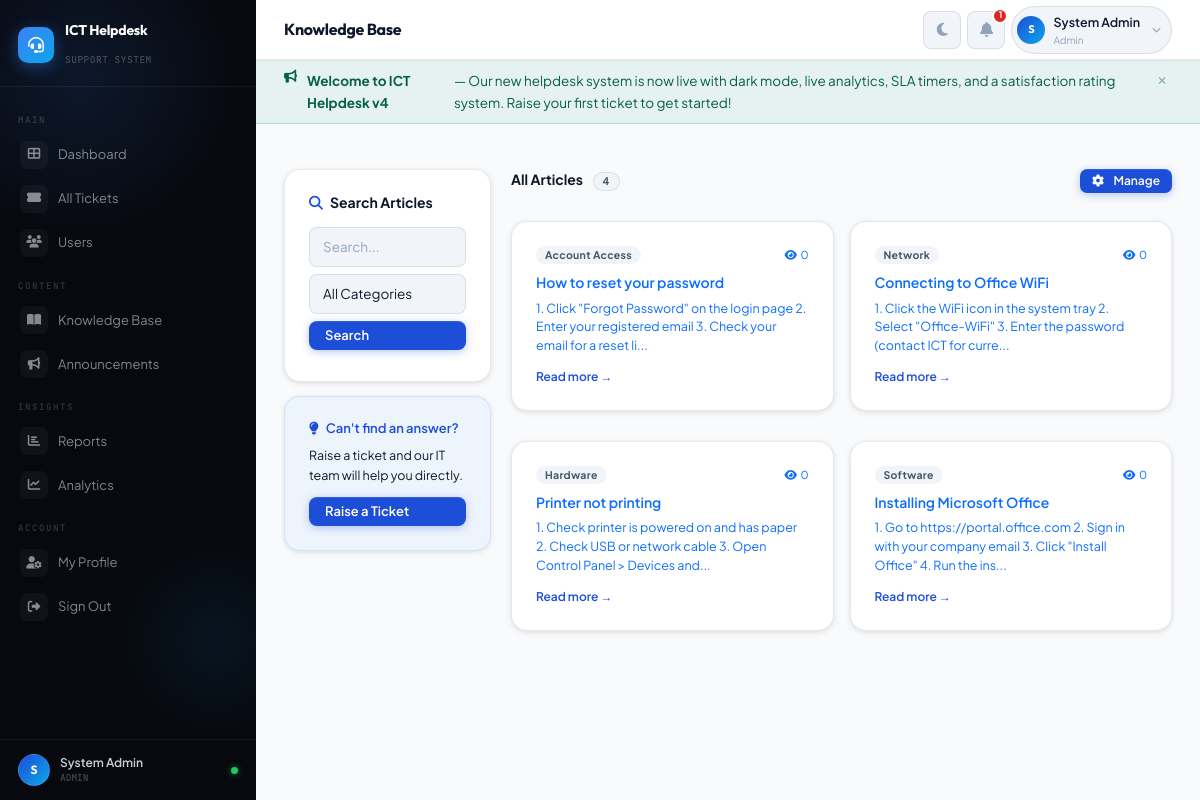
Page /helpdesk/knowledge/index.php (signed in) on the committed database.
### tables this page shows
CREATE TABLE IF NOT EXISTS announcements (
    id INT AUTO_INCREMENT PRIMARY KEY,
    title VARCHAR(200) NOT NULL,
    message TEXT NOT NULL,
    type ENUM('info','warning','success','danger') DEFAULT 'info',
    admin_id INT,
    expires_at DATE,
    created_at TIMESTAMP DEFAULT CURRENT_TIMESTAMP,
    FOREIGN KEY (admin_id) REFERENCES users(id) ON DELETE SET NULL
);

CREATE TABLE IF NOT EXISTS users (
    id INT AUTO_INCREMENT PRIMARY KEY,
    full_name VARCHAR(100) NOT NULL,
    email VARCHAR(100) NOT NULL UNIQUE,
    password VARCHAR(255) NOT NULL,
    role ENUM('user','staff','admin') DEFAULT 'user',
    status ENUM('pending','active','suspended') DEFAULT 'active',
    department VARCHAR(100),
    phone VARCHAR(20),
    approved_by INT NULL,
    approved_at DATETIME NULL,
    created_at TIMESTAMP DEFAULT CURRENT_TIMESTAMP
);

CREATE TABLE IF NOT EXISTS knowledge_base (
    id INT AUTO_INCREMENT PRIMARY KEY,
    title VARCHAR(200) NOT NULL,
    content TEXT NOT NULL,
    category VARCHAR(100) DEFAULT 'General',
    views INT DEFAULT 0,
    created_by INT,
    created_at TIMESTAMP DEFAULT CURRENT_TIMESTAMP,
    updated_at TIMESTAMP DEFAULT CURRENT_TIMESTAMP ON UPDATE CURRENT_TIMESTAMP,
    FOREIGN KEY (created_by) REFERENCES users(id) ON DELETE SET NULL
);

### helpdesk/includes/auth.php (called while the page is built, shortened)
<?php
function currentUser() {
    return ['id'=>$_SESSION['user_id'],'name'=>$_SESSION['full_name'],'email'=>$_SESSION['email'],'role'=>$_SESSION['role']];
}

### helpdesk/includes/functions.php (called while the page is built, shortened)
<?php
function clean($data) { return htmlspecialchars(strip_tags(trim($data))); }
function getAnnouncements($conn) {
    $r = mysqli_query($conn, "SELECT a.*, u.full_name FROM announcements a LEFT JOIN users u ON a.admin_id=u.id WHERE (expires_at IS NULL OR expires_at >= CURDATE()) ORDER BY a.created_at DESC LIMIT 5");
    return $r ? mysqli_fetch_all($r, MYSQLI_ASSOC) : [];
}

### helpdesk/knowledge/index.php (the view, shortened to what this page needs)
<?php
require_once '../includes/db.php';
require_once '../includes/auth.php';
require_once '../includes/functions.php';
$pageTitle='Knowledge Base';
$search=clean($_GET['search']??''); $cat=clean($_GET['category']??'');
$where=[]; if($search) $where[]="(title LIKE '%$search%' OR content LIKE '%$search%')"; if($cat) $where[]="category='$cat'";
$wSQL=$where?'WHERE '.implode(' AND ',$where):'';
$result=mysqli_query($conn,"SELECT * FROM knowledge_base $wSQL ORDER BY views DESC,created_at DESC");
$articles=mysqli_fetch_all($result,MYSQLI_ASSOC);
include '../includes/header.php';
?>
<div class="row g-4">
<div class="col-lg-3">
<div class="form-card mb-3 animate-in">
    <h6 style="font-weight:700;margin-bottom:16px;"><i class="fas fa-search me-2" style="color:var(--primary);"></i>Search Articles</h6>
    <form method="GET">
        <input type="text" name="search" class="form-control mb-2" placeholder="Search..." value="<?=htmlspecialchars($search)?>">
        <select name="category" class="form-select mb-2"><option value="">All Categories</option></select>
        <button type="submit" class="btn btn-primary w-100 mb-2">Search</button>
    </form>
</div>
<div class="form-card animate-in delay-1" style="background:rgba(59,130,246,0.05);border-color:rgba(59,130,246,0.15);">
    <h6 style="font-size:13px;font-weight:600;color:var(--primary);margin-bottom:8px;"><i class="fas fa-lightbulb me-2"></i>Can't find an answer?</h6>
    <p style="font-size:12.5px;color:var(--muted);margin-bottom:12px;">Raise a ticket and our IT team will help you directly.</p>
    <a href="../tickets/create.php" class="btn btn-primary w-100">Raise a Ticket</a>
</div>
</div>
<div class="col-lg-9">
    <div class="d-flex justify-content-between align-items-center mb-3">
        <h6 style="font-weight:700;margin:0;"><?=$search?"Results for \"$search\"":'All Articles'?> <span class="badge bg-secondary ms-2"><?=count($articles)?></span></h6>
        <?php if(currentUser()['role']==='admin'): ?><a href="manage.php" class="btn btn-sm btn-primary"><i class="fas fa-cog me-1"></i>Manage</a><?php endif; ?>
    </div>
    <?php if(empty($articles)): ?>
    <div style="text-align:center;padding:60px;color:var(--muted);"><i class="fas fa-book-open" style="font-size:40px;display:block;margin-bottom:12px;opacity:0.3;"></i>No articles found.</div>
    <?php else: ?>
    <div class="row g-3">
    <?php foreach($articles as $i=>$a): ?>
    <div class="col-md-6">
        <a href="view.php?id=<?=$a['id']?>" style="text-decoration:none;">
        <div class="form-card animate-in" style="height:100%;transition:transform 0.2s,box-shadow 0.2s;cursor:pointer;animation-delay:<?=$i*0.06?>s;" onmouseover="this.style.transform='translateY(-4px)';this.style.boxShadow='0 8px 30px rgba(0,0,0,0.12)';" onmouseout="this.style.transform='';this.style.boxShadow='';">
            <div style="display:flex;justify-content:space-between;margin-bottom:10px;"><span class="badge bg-light"><?=htmlspecialchars($a['category'])?></span><span style="font-size:11px;color:var(--muted);"><i class="fas fa-eye me-1"></i><?=$a['views']?></span></div>
            <h6 style="font-weight:600;font-size:14px;margin-bottom:8px;"><?=htmlspecialchars($a['title'])?></h6>
            <p style="font-size:12.5px;color:var(--muted);margin:0;line-height:1.5;"><?=htmlspecialchars(substr($a['content'],0,110))?>...</p>
            <div style="margin-top:12px;font-size:12px;color:var(--primary);font-weight:600;">Read more →</div>
        </div></a>
    </div>
    <?php endforeach; ?>
    </div>
    <?php endif; ?>
</div></div>
<?php include '../includes/footer.php'; ?>

### helpdesk/includes/header.php (shortened to what this page needs)
<?php
$user     = currentUser();
$initial  = strtoupper(substr($user['name'], 0, 1));
$base     = '../';
$announcements = getAnnouncements($conn);
$pendingCount  = 0;
if ($user['role'] === 'admin') {
    $pr = mysqli_query($conn, "SELECT COUNT(*) as c FROM users WHERE status='pending'");
    $pendingCount = mysqli_fetch_assoc($pr)['c'] ?? 0;
}
$cp = basename($_SERVER['PHP_SELF']);
function isAct($pages, $dir = null) {
    global $cp;
    $match = in_array($cp, (array)$pages);
    if ($match && $dir !== null) {
        $match = strpos($_SERVER['PHP_SELF'], '/' . $dir . '/') !== false;
    }
    return $match ? 'active' : '';
}
?>
<!DOCTYPE html>
<html lang="en" data-theme="light">
<head>
<link rel="stylesheet" href="https://cdn.jsdelivr.net/npm/bootstrap@5.3.0/dist/css/bootstrap.min.css">
<link rel="stylesheet" href="https://cdnjs.cloudflare.com/ajax/libs/font-awesome/6.4.0/css/all.min.css">
<link rel="stylesheet" href="<?= $base ?>assets/css/style.css">
</head>
<body>
<aside class="sidebar" id="sidebar">
  <div class="sidebar-brand">
    <div class="brand-inner">
      <div class="brand-logo"><i class="fas fa-headset"></i></div>
      <div class="brand-text">
        <h4>ICT Helpdesk</h4>
        <span>SUPPORT SYSTEM</span>
      </div>
    </div>
  </div>
  <nav class="sidebar-nav">
    <ul class="list-style-none">
      <?php if ($user['role'] === 'admin'): ?>
        <li class="nav-group-label">Main</li>
        <li class="nav-item"><a href="<?=$base?>dashboard/admin.php" class="<?=isAct('admin.php','dashboard')?>"><span class="nav-icon-wrap"><i class="fas fa-th-large"></i></span><span class="nav-label-text">Dashboard</span></a></li>
        <li class="nav-item"><a href="<?=$base?>tickets/manage.php"  class="<?=isAct('manage.php','tickets')?>"><span class="nav-icon-wrap"><i class="fas fa-ticket-alt"></i></span><span class="nav-label-text">All Tickets</span></a></li>
        <li class="nav-item"><a href="<?=$base?>admin/users.php" class="<?=isAct('users.php','admin')?>"><span class="nav-icon-wrap"><i class="fas fa-users"></i></span><span class="nav-label-text">Users</span><?php if($pendingCount>0):?><span class="nav-pill"><?=$pendingCount?></span><?php endif;?></a></li>
        <li class="nav-group-label">Content</li>
        <li class="nav-item"><a href="<?=$base?>knowledge/manage.php" class="<?=isAct('manage.php','knowledge')?>"><span class="nav-icon-wrap"><i class="fas fa-book-open"></i></span><span class="nav-label-text">Knowledge Base</span></a></li>
        <li class="nav-item"><a href="<?=$base?>announcements/manage.php" class="<?=isAct('manage.php','announcements')?>"><span class="nav-icon-wrap"><i class="fas fa-bullhorn"></i></span><span class="nav-label-text">Announcements</span></a></li>
        <li class="nav-group-label">Insights</li>
        <li class="nav-item"><a href="<?=$base?>reports/summary.php"   class="<?=isAct('summary.php','reports')?>"><span class="nav-icon-wrap"><i class="fas fa-chart-bar"></i></span><span class="nav-label-text">Reports</span></a></li>
        <li class="nav-item"><a href="<?=$base?>reports/analytics.php" class="<?=isAct('analytics.php','reports')?>"><span class="nav-icon-wrap"><i class="fas fa-chart-line"></i></span><span class="nav-label-text">Analytics</span></a></li>
      <?php endif; ?>
      <li class="nav-group-label">Account</li>
      <li class="nav-item"><a href="<?=$base?>profile/index.php" class="<?=isAct('index.php','profile')?>"><span class="nav-icon-wrap"><i class="fas fa-user-cog"></i></span><span class="nav-label-text">My Profile</span></a></li>
      <li class="nav-item"><a href="<?=$base?>logout.php"><span class="nav-icon-wrap"><i class="fas fa-sign-out-alt"></i></span><span class="nav-label-text">Sign Out</span></a></li>
    </ul>
  </nav>
  <div class="sidebar-footer">
    <div class="footer-user">
      <div class="footer-avatar"><?= $initial ?></div>
      <div class="footer-info">
        <div class="fn"><?= htmlspecialchars($user['name']) ?></div>
        <div class="fr"><?= strtoupper($user['role']) ?></div>
      </div>
      <div class="footer-online" title="Online"></div>
    </div>
  </div>
</aside>
<div class="main-content" id="main-content">
  <header class="topbar">
    <div class="topbar-left">
      <span class="topbar-page-title"><?= htmlspecialchars($pageTitle ?? 'Dashboard') ?></span>
    </div>
    <div class="topbar-right">
      <button class="theme-btn" id="theme-toggle" title="Toggle dark mode">
        <i class="fas fa-moon" id="theme-icon"></i>
      </button>
      <?php if (!empty($announcements) || $pendingCount > 0): ?>
      <div class="dropdown">
        <button class="notif-btn" onclick="this.nextElementSibling.classList.toggle('show')">
          <i class="fas fa-bell"></i>
          <span class="notif-count"><?= count($announcements) + $pendingCount ?></span>
        </button>
      </div>
      <?php endif; ?>
      <div class="dropdown">
        <a class="user-chip" onclick="this.nextElementSibling.classList.toggle('show')" href="#">
          <div class="topbar-avatar"><?= $initial ?></div>
          <div>
            <div class="chip-name"><?= htmlspecialchars($user['name']) ?></div>
            <div class="chip-role"><?= ucfirst($user['role']) ?></div>
          </div>
          <i class="fas fa-chevron-down" style="font-size:9px;color:var(--text-muted);margin-left:4px;"></i>
        </a>
      </div>
    </div>
  </header>
  <?php if (!empty($announcements)): $ann = $announcements[0]; ?>
  <div class="alert alert-<?= $ann['type'] ?>" style="border-radius:0;border-left:none;border-right:none;border-top:none;margin:0;padding:10px 28px;">
    <i class="fas fa-bullhorn" style="font-size:13px;"></i>
    <strong><?= htmlspecialchars($ann['title']) ?></strong> — <?= htmlspecialchars($ann['message']) ?>
    <button class="btn-close" onclick="this.closest('.alert').remove()">×</button>
  </div>
  <?php endif; ?>
  <main class="content-area">

### rows in the picture
announcements: admin.full_name "System Admin", title "Welcome to ICT Helpdesk v4", message "Our new helpdesk system is now live with dark mode, live analytics, SLA timers, and a satisfaction rating system. Raise your first ticket to get started!"
knowledge_base: category "Account Access", views "0", title "How to reset your password", content "1. Click \"Forgot Password\" on the login page 2. Enter your registered email 3. Check your email for a reset li"
knowledge_base: category "Network", views "0", title "Connecting to Office WiFi", content "1. Click the WiFi icon in the system tray 2. Select \"Office-WiFi\" 3. Enter the password (contact ICT for curre"
knowledge_base: category "Hardware", views "0", title "Printer not printing", content "1. Check printer is powered on and has paper 2. Check USB or network cable 3. Open Control Panel > Devices and"
knowledge_base: category "Software", views "0", title "Installing Microsoft Office", content "1. Go to https://portal.office.com 2. Sign in with your company email 3. Click \"Install Office\" 4. Run the ins"

### other values in the picture
$initial "S"
$user['role'] "ADMIN"
$pageTitle "Knowledge Base"
count($announcements) + $pendingCount "1"
$user['role'] "Admin"
count($articles) "4"
